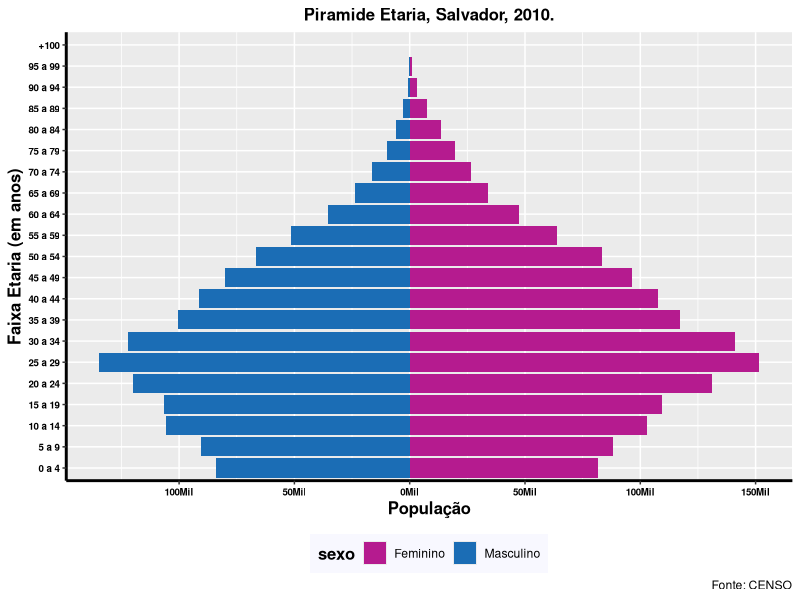

Source code (R):


library(ggplot2)
library(Cairo)
library(ggthemes)
library(RColorBrewer)
library(dplyr)

# dataset
piramide_municipios <- read.csv2("piramide_etaria_municipal.csv") 


# fazendo filtro e selecionando municipio
piramide_filter <- piramide_municipios %>% filter(Ano==2010) %>% filter(Municipios =="Salvador") %>%
  group_by(faixa_etarias,sexo) %>% summarise(cont_total=sum(total_faixa))

# ordendando o eixo y
piramide_filter$faixa_etarias <- factor(piramide_filter$faixa_etarias, levels = c("Entre.0.a.4",	"Entre.5.a.9",
                                                                                  "Entre.10.a.14",	"Entre.15.a.19",
                                                                                  "Entre.20.a.24",	"Entre.25.a.29",
                                                                                  "Entre.30.a.34",	"Entre.35.a.39",
                                                                                  "Entre.40.a.44",	"Entre.45.a.49",
                                                                                  "Entre.50.a.54",	"Entre.55.a.59",
                                                                                  "Entre.60.a.64",	"Entre.65.a.69",
                                                                                  "Entre.70.a.74",	"Entre.75.a.79",
                                                                                  "Entre.80.a.84",	"Entre.85.a.89",
                                                                                  "Entre.90.a.94",	"Entre.95.a.99",
                                                                                  "Mais.de.100"),
                                        labels = c("0 a 4","5 a 9","10 a 14","15 a 19","20 a 24","25 a 29",
                                                   "30 a 34","35 a 39","40 a 44","45 a 49","50 a 54","55 a 59",
                                                   "60 a 64","65 a 69","70 a 74","75 a 79","80 a 84","85 a 89",
                                                   "90 a 94","95 a 99","+100"))



# grafico
ggplot(piramide_filter, aes(x=faixa_etarias, y=cont_total, fill=sexo)) +
  geom_bar(stat="identity") +
  coord_flip() +
  scale_fill_manual(values = c("#b51b8f","#1b6db5")) +
  labs(x="Faixa Etaria (em anos)", y="População", caption = "Fonte: CENSO", title = "Piramide Etaria, Salvador, 2010.") +
  theme(legend.position="bottom", legend.title = element_text(colour="Black", size=12, face="bold"), legend.background = element_rect(fill="ghostwhite", size=0.5, linetype="blank"))+         
  theme(plot.title = element_text(hjust = 0.5,face="bold", colour = "black",size = 12),
        axis.title.x = element_text(size=12, face="bold", colour = "black"),
        axis.title.y = element_text(size=12, face="bold", colour = "black"),
        axis.line = element_line(colour = "black", 
                                 size = 1, linetype = "solid"),
        axis.text.y = element_text(face="bold", color="#000000", 
                                   size=7),
        axis.text.x = element_text(face="bold", color="#000000", 
                                   size=7)) +
  scale_y_continuous(breaks = seq(-200000,200000, 50000),
                     labels = paste0(as.character(c(seq(200, 0, -50),
                                                    seq(50, 200, 50))), "Mil"))
